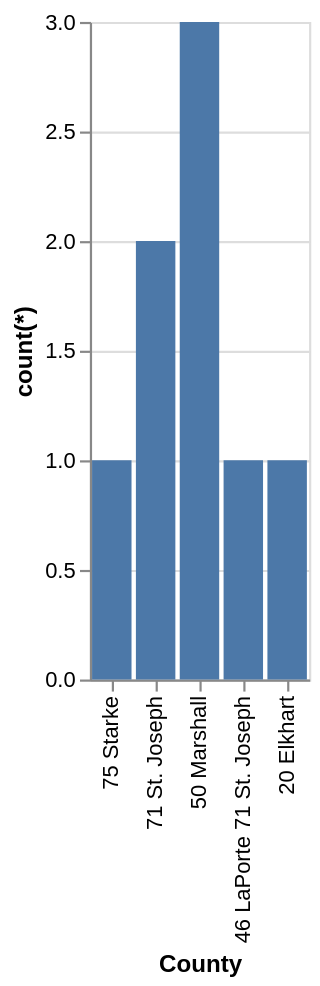

The Vega-Lite source for this figure:
### Vega-Lite specification from a JSON file in a GitHub repository (floating-point values rounded to 4 significant figures)
{"data": {"values": [{"x_data": "75 Starke", "y_data": 1}, {"x_data": "71 St. Joseph", "y_data": 2}, {"x_data": "50 Marshall", "y_data": 3}, {"x_data": "46 LaPorte 71 St. Joseph", "y_data": 1}, {"x_data": "20 Elkhart", "y_data": 1}]}, "mark": "bar", "encoding": {"x": {"field": "x_data", "type": "nominal", "title": "County", "sort": "descending"}, "y": {"field": "y_data", "type": "quantitative", "title": "count(*)"}}}
